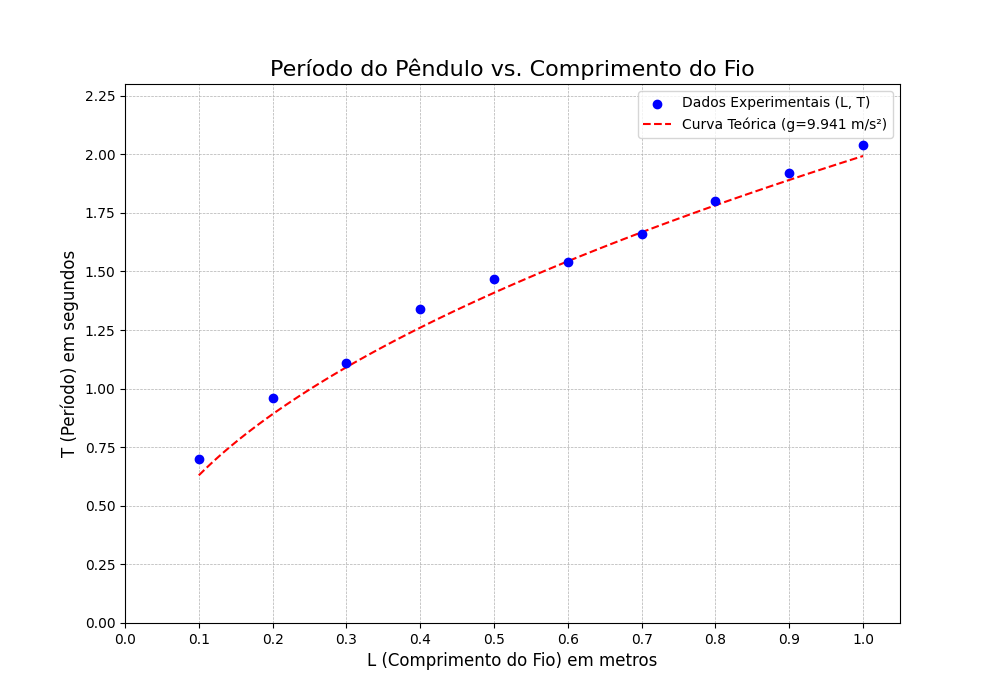

Python code for this plot:
import pandas as pd
import matplotlib.pyplot as plt
import numpy as np

# Dados do experimento
data = {
    'L (Comp. do Fio) Metros': [1.00, 0.90, 0.80, 0.70, 0.60, 0.50, 0.40, 0.30, 0.20, 0.10],
    'T(Período) Segundos': [2.04, 1.92, 1.80, 1.66, 1.54, 1.47, 1.34, 1.11, 0.96, 0.70]
}
df = pd.DataFrame(data)

# --- Geração do Gráfico T vs L ---
plt.figure(figsize=(10, 7))

# Plota os dados experimentais como um gráfico de dispersão (pontos)
plt.scatter(df['L (Comp. do Fio) Metros'], df['T(Período) Segundos'], color='blue', zorder=5, label='Dados Experimentais (L, T)')

# Adiciona a curva teórica para comparação, usando o g experimental
g_experimental = 9.941
L_curve = np.linspace(0.1, 1.0, 100) # Gera 100 pontos para uma curva suave
T_curve = 2 * np.pi * np.sqrt(L_curve / g_experimental)
plt.plot(L_curve, T_curve, color='red', linestyle='--', label=f'Curva Teórica (g={g_experimental:.3f} m/s²)')

# Define o título e os rótulos dos eixos
plt.title('Período do Pêndulo vs. Comprimento do Fio', fontsize=16)
plt.xlabel('L (Comprimento do Fio) em metros', fontsize=12)
plt.ylabel('T (Período) em segundos', fontsize=12)

# Define as marcações (ticks) específicas para os eixos, conforme solicitado
x_ticks = np.arange(0, 1.1, 0.1)
y_ticks = np.arange(0, 2.5, 0.25)
plt.xticks(x_ticks)
plt.yticks(y_ticks)

# Define os limites dos eixos para um bom enquadramento
plt.xlim(0, 1.05)
plt.ylim(0, 2.3)

# Adiciona uma grade para facilitar a leitura
plt.grid(True, which='both', linestyle='--', linewidth=0.5)

# Adiciona a legenda
plt.legend()

# Salva o gráfico em um arquivo
plt.savefig('grafico_T_vs_L.png')

print("Gráfico 'grafico_T_vs_L.png' gerado com sucesso.")
